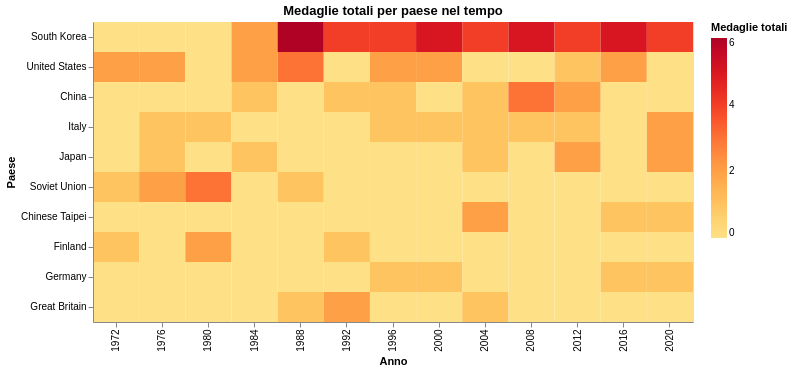

Source (notebook cell):
### Code cell
#Secondo grafico interattivo per vedere i 5 top paesi per medaglie totali in ogni sport nel corso del tempo.
heatmap_data_total = []
for sport in sports_list:
    df_s2 = df_macro_sport[df_macro_sport['sport'] == sport][['country', 'year', 'total_medals']]
    pivot2 = df_s2.pivot_table(index='country', columns='year', values='total_medals', aggfunc='sum', fill_value=0)
    totals2 = pivot2.sum(axis=1)
    top10_2 = totals2.nlargest(10).index
    pivot2 = pivot2.loc[top10_2]

    #Creo un ranking esplicito (0 = paese con più medaglie, 9 = decimo)
    rank_order2 = {country: i for i, country in enumerate(top10_2)}

    pivot2_long = pivot2.reset_index().melt(id_vars='country', var_name='year', value_name='total_medals')
    pivot2_long['sport'] = sport
    pivot2_long['rank'] = pivot2_long['country'].map(rank_order2)
    heatmap_data_total.append(pivot2_long)

heatmap_total = pd.concat(heatmap_data_total, ignore_index=True)
heatmap_total['year'] = heatmap_total['year'].astype(int)

sport_dropdown_heat_total = alt.binding_select(options=sports_list, name='Sport: ')
sport_select_heat_total = alt.selection_point(fields=['sport'], bind=sport_dropdown_heat_total, value=sports_list[0])

alt.Chart(heatmap_total).mark_rect().encode(
    x=alt.X('year:O', title='Anno'),
    y=alt.Y('country:N', title='Paese', sort=alt.SortField(field='rank', order='ascending')),
    color=alt.Color('total_medals:Q', title='Medaglie totali', scale=alt.Scale(scheme='yelloworangered')),
    tooltip=['country', 'year', 'total_medals']
).add_params(
    sport_select_heat_total
).transform_filter(
    sport_select_heat_total
).properties(
    width=600,
    height=300,
    title='Medaglie totali per paese nel tempo'
)

### Figure 1 — Vega-Lite specification as saved in the notebook (floating-point values rounded to 4 significant figures; data arrays with more than 128 entries replaced by an {"elided": "..."} marker saying what was removed)
{"config": {"view": {"continuousWidth": 300, "continuousHeight": 300}}, "data": {"name": "data-1b1ad87a995a4242675efe647cf1b80b"}, "mark": {"type": "rect"}, "encoding": {"color": {"field": "total_medals", "scale": {"scheme": "yelloworangered"}, "title": "Medaglie totali", "type": "quantitative"}, "tooltip": [{"field": "country", "type": "nominal"}, {"field": "year", "type": "quantitative"}, {"field": "total_medals", "type": "quantitative"}], "x": {"field": "year", "title": "Anno", "type": "ordinal"}, "y": {"field": "country", "sort": {"field": "rank", "order": "ascending"}, "title": "Paese", "type": "nominal"}}, "height": 300, "params": [{"name": "param_39", "select": {"type": "point", "fields": ["sport"]}, "bind": {"input": "select", "options": ["Archery", "Artistic Gymnastics", "Artistic Swimming", "Athletics", "Badminton", "Baseball", "Basketball", "Beach Volleyball", "Boxing", "Canoe Slalom", "Canoe Sprint", "Cycling Mountain Bike", "Cycling Road", "Cycling Track", "Diving", "Equestrian Dressage", "Equestrian Eventing", "Equestrian Jumping", "Fencing", "Football", "Handball", "Hockey", "Judo", "Modern Pentathlon", "Rhythmic Gymnastics", "Rowing", "Sailing", "Shooting", "Softball", "Swimming", "Table Tennis", "Taekwondo", "Tennis", "Trampolining", "Triathlon", "Volleyball", "Water Polo", "Weightlifting", "Wrestling"], "name": "Sport: "}, "value": "Archery"}], "title": "Medaglie totali per paese nel tempo", "transform": [{"filter": {"param": "param_39"}}], "width": 600, "$schema": "https://vega.github.io/schema/vega-lite/v5.20.1.json", "datasets": {"data-1b1ad87a995a4242675efe647cf1b80b": {"elided": "4920 records"}}}
